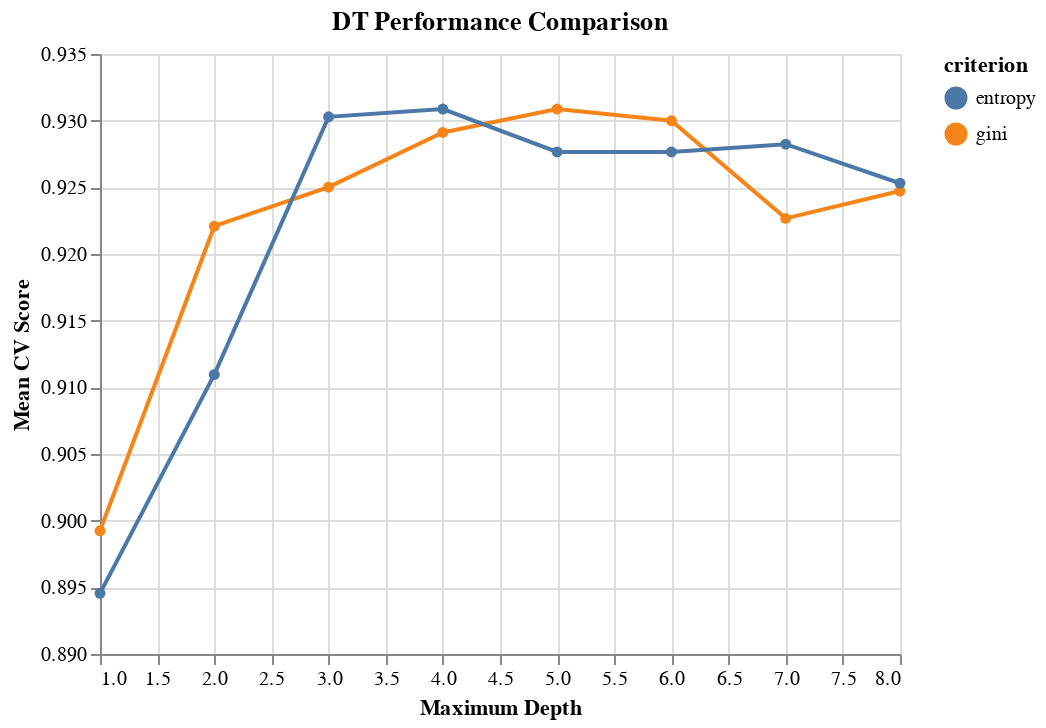

Here is the notebook cell this chart was saved with:
### Markdown cell above
Now let's do the plotting with respect to split criterion and maximum depth while taking the average of `min_samples_split` parameter.

### Code cell
alt.Chart(results_DT, 
          title='DT Performance Comparison'
         ).mark_line(point=True).encode(
    alt.X('max_depth', title='Maximum Depth'),
    alt.Y('test_score', title='Mean CV Score', aggregate='average', scale=alt.Scale(zero=False)),
    color='criterion'
)

### Figure 1 — Vega-Lite specification as saved in the notebook (floating-point values rounded to 4 significant figures)
{"$schema": "https://vega.github.io/schema/vega-lite/v2.6.0.json", "config": {"view": {"height": 300, "width": 400}}, "data": {"name": "data-2cd643ef734dbcfa9007ba8995296e40"}, "datasets": {"data-2cd643ef734dbcfa9007ba8995296e40": [{"criterion": "gini", "max_depth": 1, "min_samples_split": 2, "test_score": 0.8992}, {"criterion": "gini", "max_depth": 1, "min_samples_split": 3, "test_score": 0.8992}, {"criterion": "gini", "max_depth": 2, "min_samples_split": 2, "test_score": 0.9221}, {"criterion": "gini", "max_depth": 2, "min_samples_split": 3, "test_score": 0.9221}, {"criterion": "gini", "max_depth": 3, "min_samples_split": 2, "test_score": 0.925}, {"criterion": "gini", "max_depth": 3, "min_samples_split": 3, "test_score": 0.925}, {"criterion": "gini", "max_depth": 4, "min_samples_split": 2, "test_score": 0.9291}, {"criterion": "gini", "max_depth": 4, "min_samples_split": 3, "test_score": 0.9291}, {"criterion": "gini", "max_depth": 5, "min_samples_split": 2, "test_score": 0.9309}, {"criterion": "gini", "max_depth": 5, "min_samples_split": 3, "test_score": 0.9309}, {"criterion": "gini", "max_depth": 6, "min_samples_split": 2, "test_score": 0.9303}, {"criterion": "gini", "max_depth": 6, "min_samples_split": 3, "test_score": 0.9297}, {"criterion": "gini", "max_depth": 7, "min_samples_split": 2, "test_score": 0.9215}, {"criterion": "gini", "max_depth": 7, "min_samples_split": 3, "test_score": 0.9238}, {"criterion": "gini", "max_depth": 8, "min_samples_split": 2, "test_score": 0.925}, {"criterion": "gini", "max_depth": 8, "min_samples_split": 3, "test_score": 0.9244}, {"criterion": "entropy", "max_depth": 1, "min_samples_split": 2, "test_score": 0.8946}, {"criterion": "entropy", "max_depth": 1, "min_samples_split": 3, "test_score": 0.8946}, {"criterion": "entropy", "max_depth": 2, "min_samples_split": 2, "test_score": 0.911}, {"criterion": "entropy", "max_depth": 2, "min_samples_split": 3, "test_score": 0.911}, {"criterion": "entropy", "max_depth": 3, "min_samples_split": 2, "test_score": 0.9303}, {"criterion": "entropy", "max_depth": 3, "min_samples_split": 3, "test_score": 0.9303}, {"criterion": "entropy", "max_depth": 4, "min_samples_split": 2, "test_score": 0.9309}, {"criterion": "entropy", "max_depth": 4, "min_samples_split": 3, "test_score": 0.9309}, {"criterion": "entropy", "max_depth": 5, "min_samples_split": 2, "test_score": 0.9279}, {"criterion": "entropy", "max_depth": 5, "min_samples_split": 3, "test_score": 0.9274}, {"criterion": "entropy", "max_depth": 6, "min_samples_split": 2, "test_score": 0.9279}, {"criterion": "entropy", "max_depth": 6, "min_samples_split": 3, "test_score": 0.9274}, {"criterion": "entropy", "max_depth": 7, "min_samples_split": 2, "test_score": 0.9285}, {"criterion": "entropy", "max_depth": 7, "min_samples_split": 3, "test_score": 0.9279}, {"criterion": "entropy", "max_depth": 8, "min_samples_split": 2, "test_score": 0.9256}, {"criterion": "entropy", "max_depth": 8, "min_samples_split": 3, "test_score": 0.925}]}, "encoding": {"color": {"field": "criterion", "type": "nominal"}, "x": {"field": "max_depth", "title": "Maximum Depth", "type": "quantitative"}, "y": {"aggregate": "average", "field": "test_score", "scale": {"zero": false}, "title": "Mean CV Score", "type": "quantitative"}}, "mark": {"point": true, "type": "line"}, "title": "DT Performance Comparison"}
